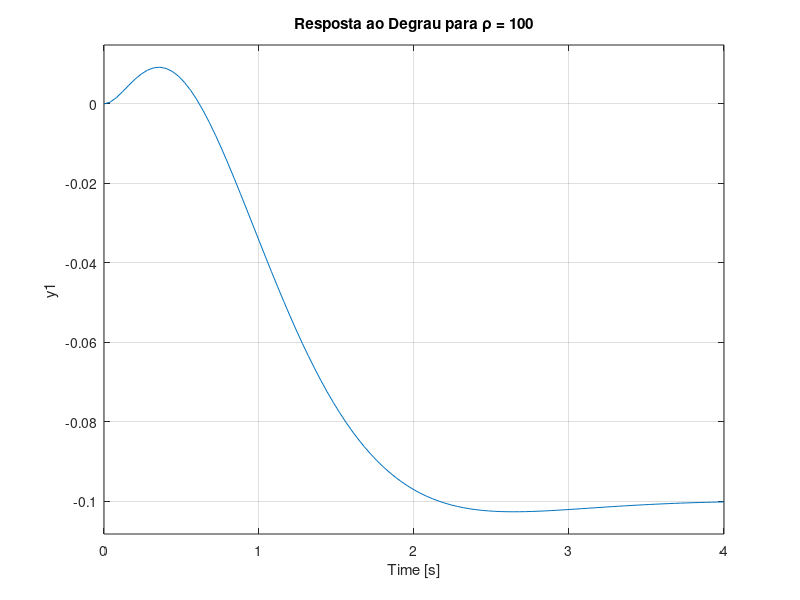
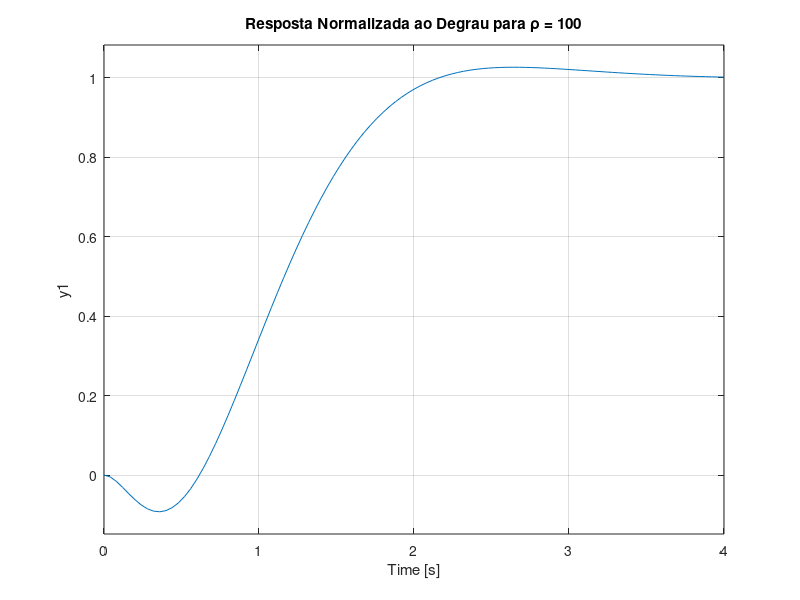
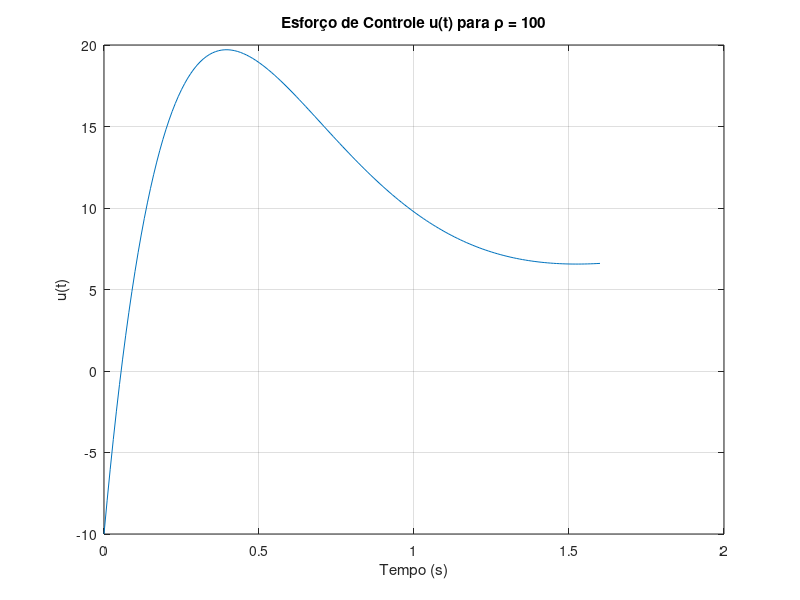

Reproduce these figures in MATLAB, in order.
clc; close all; clear all;

% seguindo passo a passo dado em exercício de aula

% Parâmetros do sistema
mc = 1.5; % massa do carrinho
mp = 0.5; % massa do pêndulo
g = 9.82; % gravidade
L = 1;    % comprimento do pêndulo
d1 = 1e-2;  % amortecimento do deslocamento do carrinho
d2 = 1e-2; % amortecimento da junta

% Matrizes do modelo linearizado
A = [0,   0,   1,    0;
     0,   0,   0,    1;
     0,   g*mp/mc,   -d1/mc, -d2/(L*mc);
     0,   g*(mc+mp)/(L*mc),  -d1/(L*mc), -d2*(mc+mp)/(L^2*mc*mp)];

B = [0; 0; 1/mc;  1/(L*mc)];

C = [1, 0, 0, 0]; 
D = 0;

% Definindo o peso em Q(1,1)
rho = 100; 
Q = diag([rho, 0, 0, 0]); 
R = 1;

% Calculando o controlador LQR
[K, P] = lqr(A, B, Q, R)
Ac = A - B * K;

% Resposta ao degrau
figure(1);
step(ss(Ac, B, C, D)); grid on;
title('Resposta ao Degrau para \rho = 100');

% Correção para regime permanente
rss = 1;
A_ = [A, B; C, 0];
xu = A_ \ [0; 0; 0; 0; 1];
xss = xu(1:4);
uss = xu(5);
Nx = xss / rss;
Nu = uss / rss;
N_ = Nu + K * Nx

% Resposta normalizada ao degrau
figure(2);
step(ss(Ac, N_ * B, C, D)); grid on;
title('Resposta Normalizada ao Degrau para \rho = 100');

% Esforço de controle
t = 0:0.01:1.6;
r = 2 * ones(size(t)); 
[y, t, x] = lsim(ss(Ac, N_ * B, C, D), r, t);
u = N_ * rss - K * x'; 

figure(3);
plot(t, u); grid on;
title('Esforço de Controle u(t) para \rho = 100');
xlabel('Tempo (s)');
ylabel('u(t)');
